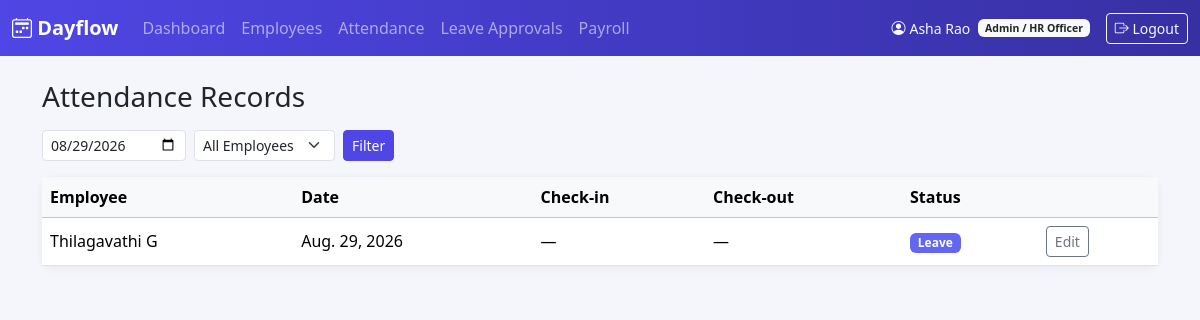
The app's page /attendance/all/ (signed in) with its own data.
### accounts/models.py (models this page shows, shortened)
class User(AbstractUser):
    class Role(models.TextChoices):
        ADMIN = 'ADMIN', 'Admin / HR Officer'
        EMPLOYEE = 'EMPLOYEE', 'Employee'
    employee_id = models.CharField(max_length=20, unique=True)
    email = models.EmailField(unique=True)
    role = models.CharField(max_length=10, choices=Role.choices, default=Role.EMPLOYEE)
    is_email_verified = models.BooleanField(default=False)
    USERNAME_FIELD = 'username'
    REQUIRED_FIELDS = ['email', 'employee_id']
    @property
    def is_admin_role(self):
        return self.role == self.Role.ADMIN

### attendance/models.py (models this page shows, shortened)
class Attendance(models.Model):
    class Status(models.TextChoices):
        PRESENT = 'PRESENT', 'Present'
        ABSENT = 'ABSENT', 'Absent'
        HALF_DAY = 'HALF_DAY', 'Half-day'
        LEAVE = 'LEAVE', 'Leave'
    employee = models.ForeignKey(
        settings.AUTH_USER_MODEL,
        on_delete=models.CASCADE,
        related_name='attendance_records'
    )
    date = models.DateField(default=timezone.localdate)
    check_in = models.TimeField(null=True, blank=True)
    check_out = models.TimeField(null=True, blank=True)
    status = models.CharField(
        max_length=10,
        choices=Status.choices,
        default=Status.PRESENT
    )
    notes = models.CharField(max_length=255, blank=True)
    class Meta:
        unique_together = ('employee', 'date')
        ordering = ['-date']

### attendance/views.py (the view)
# urls.py: path('all/', views.all_attendance, name='all_attendance'),
@admin_required
def all_attendance(request):
    date_filter = request.GET.get('date') or str(timezone.localdate())
    employee_filter = request.GET.get('employee')
    records = Attendance.objects.select_related('employee').filter(date=date_filter)
    if employee_filter:
        records = records.filter(employee_id=employee_filter)
    employees = User.objects.filter(role=User.Role.EMPLOYEE).order_by('first_name')
    return render(request, 'attendance/all_attendance.html', {
        'records': records.order_by('employee__first_name'),
        'date_filter': date_filter,
        'employee_filter': employee_filter,
        'employees': employees,
    })

### templates/attendance/all_attendance.html (shortened to what this page needs)
{% extends "base.html" %}
{% block content %}
<h3 class="mb-3">Attendance Records</h3>
<form method="get" class="row g-2 mb-3">
    <div class="col-auto">
        <input type="date" name="date" value="{{ date_filter }}" class="form-control form-control-sm">
    </div>
    <div class="col-auto">
        <select name="employee" class="form-select form-select-sm">
            <option value="">All Employees</option>
        </select>
    </div>
    <div class="col-auto">
        <button class="btn btn-primary btn-sm" type="submit">Filter</button>
    </div>
</form>
<div class="card">
    <div class="table-responsive">
        <table class="table table-hover align-middle mb-0">
            <thead class="table-light">
                <tr><th>Employee</th><th>Date</th><th>Check-in</th><th>Check-out</th><th>Status</th><th></th></tr>
            </thead>
            <tbody>
                {% for record in records %}
                <tr>
                    <td>{{ record.employee.get_full_name|default:record.employee.username }}</td>
                    <td>{{ record.date }}</td>
                    <td>{{ record.check_in|default:"—" }}</td>
                    <td>{{ record.check_out|default:"—" }}</td>
                    <td><span class="badge status-badge-{{ record.status }}">{{ record.get_status_display }}</span></td>
                    <td><a href="{% url 'attendance:mark_attendance' record.employee.id %}?date={{ record.date|date:'Y-m-d' }}" class="btn btn-sm btn-outline-secondary">Edit</a></td>
                </tr>
                {% empty %}
                <tr><td colspan="6" class="text-center text-muted py-4">No attendance records for this date.</td></tr>
                {% endfor %}
            </tbody>
        </table>
    </div>
</div>
{% endblock %}

### templates/base.html (shortened to what this page needs)
{% load static %}
<!DOCTYPE html>
<html lang="en">
<head>
    <link href="https://cdn.jsdelivr.net/npm/bootstrap@5.3.3/dist/css/bootstrap.min.css" rel="stylesheet">
    <link rel="stylesheet" href="https://cdn.jsdelivr.net/npm/bootstrap-icons@1.11.3/font/bootstrap-icons.css">
    <link rel="stylesheet" href="{% static 'css/dayflow.css' %}">
</head>
<body>
{% if user.is_authenticated %}
<nav class="navbar navbar-expand-lg navbar-dark dayflow-navbar">
    <div class="container-fluid">
        <a class="navbar-brand fw-bold" href="{% url 'dashboard:redirect' %}">
            <i class="bi bi-calendar2-week"></i> Dayflow
        </a>
        <div class="collapse navbar-collapse" id="navMenu">
            <ul class="navbar-nav me-auto mb-2 mb-lg-0">
                {% if user.is_admin_role %}
                <li class="nav-item"><a class="nav-link" href="{% url 'dashboard:admin_dashboard' %}">Dashboard</a></li>
                <li class="nav-item"><a class="nav-link" href="{% url 'employees:employee_list' %}">Employees</a></li>
                <li class="nav-item"><a class="nav-link" href="{% url 'attendance:all_attendance' %}">Attendance</a></li>
                <li class="nav-item"><a class="nav-link" href="{% url 'leaves:all_leaves' %}">Leave Approvals</a></li>
                <li class="nav-item"><a class="nav-link" href="{% url 'payroll:payroll_overview' %}">Payroll</a></li>
                {% endif %}
            </ul>
            <ul class="navbar-nav">
                <li class="nav-item d-flex align-items-center text-light small me-3">
                    <i class="bi bi-person-circle me-1"></i> {{ user.get_full_name|default:user.username }}
                    <span class="badge bg-light text-dark ms-2">{{ user.get_role_display }}</span>
                </li>
                <li class="nav-item">
                    <form method="post" action="{% url 'accounts:logout' %}" class="d-inline">
                        <button type="submit" class="btn btn-outline-light btn-sm">
                            <i class="bi bi-box-arrow-right"></i> Logout
                        </button>
                    </form>
                </li>
            </ul>
        </div>
    </div>
</nav>
{% endif %}
<div class="container my-4">
    {% block content %}{% endblock %}
</div>
</body>
</html>

### static/css/dayflow.css (style rules this page uses)
:root { --dayflow-primary: #4f46e5; --dayflow-primary-dark: #3730a3; --dayflow-accent: #14b8a6; --dayflow-bg: #f5f6fb; }
body { background-color: var(--dayflow-bg); font-family: 'Segoe UI', system-ui, -apple-system, sans-serif; }
.dayflow-navbar { background: linear-gradient(90deg, var(--dayflow-primary), var(--dayflow-primary-dark)); }
.card { border: none; border-radius: 0.75rem; box-shadow: 0 2px 10px rgba(0, 0, 0, 0.06); }
.btn-primary { background-color: var(--dayflow-primary); border-color: var(--dayflow-primary); }
.status-badge-LEAVE { background-color: #6366f1; }

### records on screen
User: get_full_name "Asha Rao", role "Admin / HR Officer"
Attendance: employee.get_full_name "Thilagavathi G", date "Aug. 29, 2026", check_in "—", check_out "—", status "Leave"
